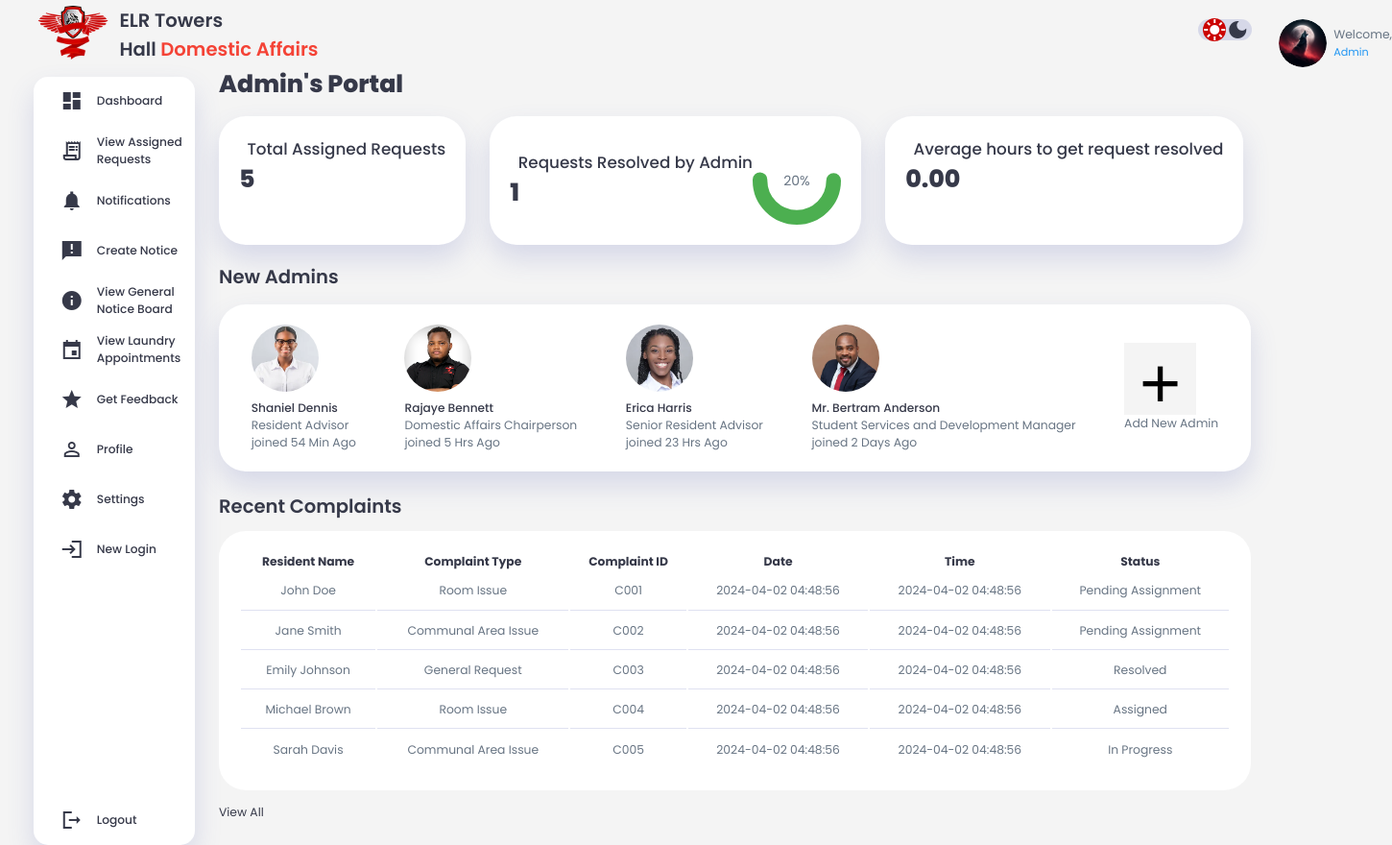
The page / on the database its author committed.
### tables this page shows
CREATE TABLE complaints (
    id INT AUTO_INCREMENT,
    complaint_id VARCHAR(255) NOT NULL,
    complaint_type ENUM('Room Issue', 'Communal Area Issue', 'General Request') NOT NULL,
    complaint_body TEXT NOT NULL DEFAULT '',
    date_submitted DATETIME NOT NULL DEFAULT CURRENT_TIMESTAMP,
    status ENUM('Resolved', 'Pending Assignment', 'Assigned', 'In Progress') NOT NULL,
    priority ENUM('Low', 'Medium', 'High') NOT NULL DEFAULT 'Medium',
    assigned_to TEXT NOT NULL DEFAULT '',
    tower ENUM('1', '2', '3', '4', '5') NOT NULL,
    PRIMARY KEY (id)
);

### index.php (the view, shortened to what this page needs)
<!DOCTYPE html>
<html lang="en">
<head>
    <link rel = "stylesheet" href="adminstyles.css">
</head>
<body>
    <?php include 'adm_sidebar.php';?>
<main>
    <h1>Admin's Portal</h1>
    <div class="analysis">
        <div class="panel">
            <div class="status">
                <div class="info">
                    <h3>Total Assigned Requests</h3>
                    <?php
                    include 'db_connect.php';
                    try {
                        $sql = "SELECT COUNT(*) AS total_assigned_requests FROM complaints";
                        $stmt = $conn->prepare($sql);
                        $stmt->execute();
                        $result = $stmt->fetch(PDO::FETCH_ASSOC);
                        $totalAssignedRequests = $result['total_assigned_requests'];
                        echo "<h1>{$totalAssignedRequests}</h1>";
                    } catch (PDOException $e) {
                        echo "Error: " . $e->getMessage();
                    }
                    ?>
                </div>
                </div>
                </div>
        <div class="panel">
            <div class="status">
                <div class="info">
                    <h3>Requests Resolved by Admin</h3>
                    <?php
                    try {
                        $sql = "SELECT COUNT(*) AS resolved_requests FROM complaints WHERE status = 'Resolved'";
                        $stmt = $conn->prepare($sql);
                        $stmt->execute();
                        $result = $stmt->fetch(PDO::FETCH_ASSOC);
                        $resolvedRequests = $result['resolved_requests'];
                        echo "<h1>{$resolvedRequests}</h1>";
                    } catch (PDOException $e) {
                        echo "Error: " . $e->getMessage();
                    }
                    ?>
                </div>
                <div class="progress">
    <?php
    $percentageResolved = ($resolvedRequests / $totalAssignedRequests) * 100;
    $radius = 25;
    $circumference = 2 * M_PI * $radius;
    $dashOffset = $circumference * ((100 - $percentageResolved) / 100);
    ?>
    <svg viewBox="0 0 60 60">
        <circle cx="30" cy="30" r="<?= $radius ?>" stroke="#4caf50" stroke-width="5" fill="none"
                stroke-dasharray="<?= $circumference ?>" stroke-dashoffset="<?= $dashOffset ?>"></circle>
    </svg>
    <div class="percentage">
        <p><?= round($percentageResolved) ?><span>%</span></p>
    </div>
</div>
            </div>
        </div>
        <div class="panel">
    <div class="status">
        <div class="info">
            <h3>Average hours to get request resolved</h3>
            <?php
            try {
                $sql = "SELECT AVG(TIMESTAMPDIFF(HOUR, date_submitted, date_resolved)) AS average_hours FROM complaints WHERE status = 'Resolved'";
                $stmt = $conn->prepare($sql);
                $stmt->execute();
                $result = $stmt->fetch(PDO::FETCH_ASSOC);
                $averageHours = $result['average_hours'];
                $formattedAverageHours = number_format($averageHours, 2);
                echo "<h1>{$formattedAverageHours}</h1>";
            } catch (PDOException $e) {
                echo "Error: " . $e->getMessage();
            }
            ?>
        </div>
    </div>
</div>
            </div>
            <div class="new-users">
                <h2>New Admins</h2>
                <div class="user-list">
                    <div class="user">
                        <div class="user-info">
                            <img src="images/ELR DAAS Shaniel Dennis.webp" alt="user">
                            <div class="user-name">
                                <h3>Shaniel Dennis</h3>
                                <p>Resident Advisor</p>
                                <p>joined 54 Min Ago</p>
                            </div>
                        </div>
                    </div>
                    <div class="user">
                        <div class="user-info">
                            <img src="images/ELR DAAS Rajaye.png" alt="user">
                            <div class="user-name">
                                <h3>Rajaye Bennett</h3>
                                <p>Domestic Affairs Chairperson</p>
                                <p>joined 5 Hrs Ago</p>
                            </div>
                        </div>
                    </div>
                    <div class="user">
                        <div class="user-info">
                            <img src="images/ELRDAAS Erica Harris.webp" alt="user">
                            <div class="user-name">
                                <h3>Erica Harris</h3>
                                <p>Senior Resident Advisor</p>
                                <p>joined 23 Hrs Ago</p>
                            </div>
                        </div>
                    </div>
                    <div class="user">
                        <div class="user-info">
                            <img src="images/ELR DAAS BERTRAM.webp" alt="user">
                            <div class="user-name">
                                <h3>Mr. Bertram Anderson</h3>
                                <p>Student Services and Development Manager</p>
                                <p>joined 2 Days Ago</p>
                            </div>
                        </div>
                    </div>
                    <div class="user">
                        <div class="user-info">
                            <button id="add-admin-button" class="add-button" onclick="window.location.href='register.html'">+</button>
                            <div class="user-name">
                                <p>Add New Admin</p>
                            </div>
                        </div>
                    </div>
                </div>
            </div>
            <div class="recent-requests">
            <h2>Recent Complaints</h2>
            <table id="requestsTable" class="animate__animated animate__fadeIn">
                <thead>
                    <tr>
                        <th>Resident Name</th>
                        <th>Complaint Type</th>
                        <th>Complaint ID</th>
                        <th>Date</th>
                        <th>Time</th>
                        <th>Status</th>
                    </tr>
                </thead>
                <tbody>
                    <?php
                    try {
                        $sql = "SELECT * FROM complaints";
                        $stmt = $conn->prepare($sql);
                        $stmt->execute();
                        $complaints = $stmt->fetchAll(PDO::FETCH_ASSOC);
                        foreach ($complaints as $complaint) {
                            echo "<tr>";
                            echo "<td>{$complaint['first_name']} {$complaint['last_name']}</td>";
                            echo "<td>{$complaint['complaint_type']}</td>";
                            echo "<td>{$complaint['complaint_id']}</td>";
                            echo "<td>{$complaint['date_submitted']}</td>";
                            echo "<td>{$complaint['date_submitted']}</td>";
                            echo "<td>{$complaint['status']}</td>";
                            echo "</tr>";
                        }
                    } catch (PDOException $e) {
                        echo "Error: " . $e->getMessage();
                    }
                    ?>
                </tbody>
            </table>
            <a href="#">View All</a>
        </div>
    </main>
                </div>
<?php include 'adm_right_section.php';?>
    </div>
</body>
</html>

### adm_sidebar.php (shortened to what this page needs)
<div class="container">
            <aside>
                <div class="toggle">
                    <div class="logo">
                        <img src="images/elr towers logo.png" alt="logo">
                        <h2>ELR Towers Hall<span class = "danger"> Domestic Affairs</span></h2>
                    </div>
                    <div class="sidebar">
                        <div>
                        <a href = "index.php" class = "dash-tem">
                            <span class="material-icons-sharp">
                            </span>
                            <h3>Dashboard</h3>
                        </a>
                        <a href = "requests.php" class ="dash-item">
                            <span class="material-icons-sharp">
                            </span>
                            <h3>View Assigned Requests</h3>
                            </a>
                        <a href = "notifications.php" class ="dash-item">
                                <span class="material-icons-sharp">
                                </span>
                                <h3>Notifications</h3>
                                </a>
                        <a href = "notice.php" class ="dash-item">
                            <span class="material-icons-sharp">
                            </span>
                            <h3>Create Notice</h3>
                            </a>
                            <a href = "admingennotices.php" class ="dash-item">
                                <span class="material-icons-sharp">
                                    </span>
                                    <h3>View General Notice Board</h3>
                                    </a>
                        <a href = "laundryappointments.php" class= "dash-item">
                            <span class="material-icons-sharp">
                            </span>
                            <h3>View Laundry Appointments</h3>
                            </a>
                        <a href = "requestfeedback.php" class="dash-item">
                            <span class="material-icons-sharp">
                            </span>
                            <h3>Get Feedback</h3>
                        </a>
                        <a href = "adminprofile.php" class="dash-item">
                            <span class="material-icons-sharp">
                            </span>
                            <h3>Profile</h3>
                            </a>
                        <a href = "adminsettings.php" class="dash-item">
                            <span class="material-icons-sharp">
                            </span>
                            <h3>Settings</h3>
                            </a>
                        <a href = "login.html">
                            <span class="material-icons-sharp">
                            </span>
                            <h3>New Login</h3>
                            </a>
                        </div>
                        <a href = "logout.html">
                            <span class="material-icons-sharp">
                            </span>
                            <h3>Logout</h3>
                            </a>
                    </div>
                </div>
            </aside>

### adm_right_section.php (shortened to what this page needs)
<div class="right-section">
      <div class="nav">
        <div class="dark-mode">
          <span class="material-icons-sharp active"> light_mode </span>
          <span class="material-icons-sharp"> dark_mode </span>
        </div>
        <div class="profile">
          <a href="profile.php" class="profile-link">
            <div class="profil-photo">
              <img src="images/elf wolf 1.jpeg" alt="Profile Picture" />
            </div>
          </a>
          <div class="info">
            <p> Welcome, </p>
            <small class="text-muted">Admin</small>
          </div>
        </div>
      </div>

### rows shown on the page
complaints: first_name "John", last_name "Doe", complaint_type "Room Issue", complaint "C001", date_submitted "2024-04-02 04:48:56", status "Pending Assignment"
complaints: first_name "Jane", last_name "Smith", complaint_type "Communal Area Issue", complaint "C002", date_submitted "2024-04-02 04:48:56", status "Pending Assignment"
complaints: first_name "Emily", last_name "Johnson", complaint_type "General Request", complaint "C003", date_submitted "2024-04-02 04:48:56", status "Resolved"
complaints: first_name "Michael", last_name "Brown", complaint_type "Room Issue", complaint "C004", date_submitted "2024-04-02 04:48:56", status "Assigned"
complaints: first_name "Sarah", last_name "Davis", complaint_type "Communal Area Issue", complaint "C005", date_submitted "2024-04-02 04:48:56", status "In Progress"

### other values the page prints
$totalAssignedRequests "5"
$resolvedRequests "1"
$percentageResolved "20"
$formattedAverageHours "0.00"
